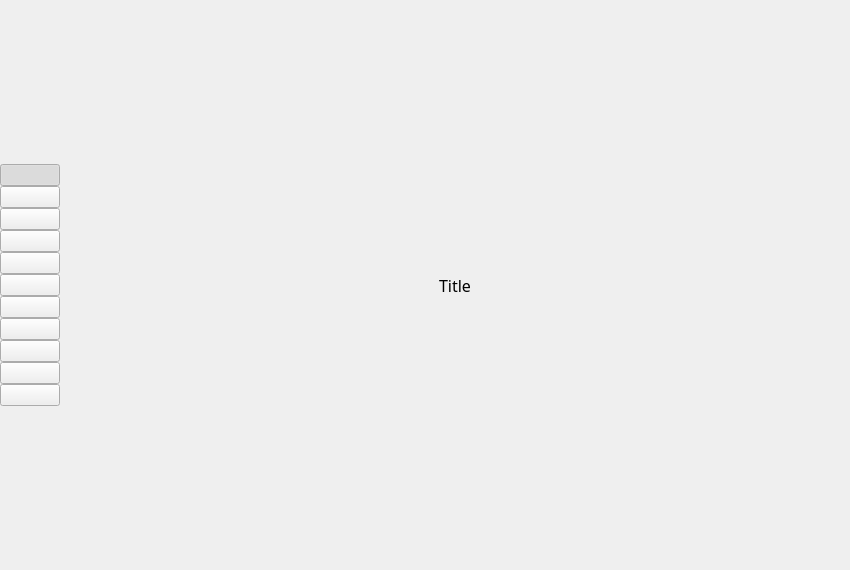
<?xml version="1.0" encoding="UTF-8"?>
<ui version="4.0">
 <class>App</class>
 <widget class="QMainWindow" name="App">
  <property name="windowModality">
   <enum>Qt::NonModal</enum>
  </property>
  <property name="geometry">
   <rect>
    <x>0</x>
    <y>0</y>
    <width>850</width>
    <height>570</height>
   </rect>
  </property>
  <property name="windowTitle">
   <string notr="true">Stacer</string>
  </property>
  <property name="windowIcon">
   <iconset>
    <normaloff>:/static/icons/icon256x256.png</normaloff>:/static/icons/icon256x256.png</iconset>
  </property>
  <widget class="QWidget" name="centralwidget">
   <layout class="QHBoxLayout" name="horizontalLayout">
    <property name="spacing">
     <number>0</number>
    </property>
    <property name="leftMargin">
     <number>0</number>
    </property>
    <property name="topMargin">
     <number>0</number>
    </property>
    <property name="rightMargin">
     <number>0</number>
    </property>
    <property name="bottomMargin">
     <number>0</number>
    </property>
    <item alignment="Qt::AlignHCenter">
     <widget class="QWidget" name="sidebar" native="true">
      <property name="sizePolicy">
       <sizepolicy hsizetype="Fixed" vsizetype="Expanding">
        <horstretch>0</horstretch>
        <verstretch>0</verstretch>
       </sizepolicy>
      </property>
      <property name="minimumSize">
       <size>
        <width>60</width>
        <height>0</height>
       </size>
      </property>
      <property name="maximumSize">
       <size>
        <width>60</width>
        <height>16777215</height>
       </size>
      </property>
      <property name="styleSheet">
       <string notr="true"/>
      </property>
      <layout class="QVBoxLayout" name="sidebarLayout">
       <property name="spacing">
        <number>0</number>
       </property>
       <property name="leftMargin">
        <number>0</number>
       </property>
       <property name="topMargin">
        <number>5</number>
       </property>
       <property name="rightMargin">
        <number>0</number>
       </property>
       <property name="bottomMargin">
        <number>5</number>
       </property>
       <item>
        <spacer name="verticalSpacer_2">
         <property name="orientation">
          <enum>Qt::Vertical</enum>
         </property>
         <property name="sizeHint" stdset="0">
          <size>
           <width>20</width>
           <height>40</height>
          </size>
         </property>
        </spacer>
       </item>
       <item>
        <widget class="QPushButton" name="btnDash">
         <property name="cursor">
          <cursorShape>PointingHandCursor</cursorShape>
         </property>
         <property name="focusPolicy">
          <enum>Qt::NoFocus</enum>
         </property>
         <property name="toolTip">
          <string>Dashboard</string>
         </property>
         <property name="styleSheet">
          <string notr="true"/>
         </property>
         <property name="text">
          <string/>
         </property>
         <property name="iconSize">
          <size>
           <width>28</width>
           <height>28</height>
          </size>
         </property>
         <property name="checkable">
          <bool>true</bool>
         </property>
         <property name="checked">
          <bool>true</bool>
         </property>
         <attribute name="buttonGroup">
          <string notr="true">sidebarBtnGroup</string>
         </attribute>
        </widget>
       </item>
       <item>
        <widget class="QPushButton" name="btnStartupApps">
         <property name="cursor">
          <cursorShape>PointingHandCursor</cursorShape>
         </property>
         <property name="focusPolicy">
          <enum>Qt::NoFocus</enum>
         </property>
         <property name="toolTip">
          <string>Startup Apps</string>
         </property>
         <property name="text">
          <string/>
         </property>
         <property name="iconSize">
          <size>
           <width>28</width>
           <height>28</height>
          </size>
         </property>
         <property name="checkable">
          <bool>true</bool>
         </property>
         <attribute name="buttonGroup">
          <string notr="true">sidebarBtnGroup</string>
         </attribute>
        </widget>
       </item>
       <item>
        <widget class="QPushButton" name="btnSystemCleaner">
         <property name="cursor">
          <cursorShape>PointingHandCursor</cursorShape>
         </property>
         <property name="focusPolicy">
          <enum>Qt::NoFocus</enum>
         </property>
         <property name="toolTip">
          <string>System Cleaner</string>
         </property>
         <property name="styleSheet">
          <string notr="true"/>
         </property>
         <property name="text">
          <string/>
         </property>
         <property name="iconSize">
          <size>
           <width>28</width>
           <height>28</height>
          </size>
         </property>
         <property name="checkable">
          <bool>true</bool>
         </property>
         <attribute name="buttonGroup">
          <string notr="true">sidebarBtnGroup</string>
         </attribute>
        </widget>
       </item>
       <item>
        <widget class="QPushButton" name="btnServices">
         <property name="cursor">
          <cursorShape>PointingHandCursor</cursorShape>
         </property>
         <property name="focusPolicy">
          <enum>Qt::NoFocus</enum>
         </property>
         <property name="toolTip">
          <string>Services</string>
         </property>
         <property name="text">
          <string/>
         </property>
         <property name="iconSize">
          <size>
           <width>28</width>
           <height>28</height>
          </size>
         </property>
         <property name="checkable">
          <bool>true</bool>
         </property>
         <attribute name="buttonGroup">
          <string notr="true">sidebarBtnGroup</string>
         </attribute>
        </widget>
       </item>
       <item>
        <widget class="QPushButton" name="btnProcesses">
         <property name="cursor">
          <cursorShape>PointingHandCursor</cursorShape>
         </property>
         <property name="focusPolicy">
          <enum>Qt::NoFocus</enum>
         </property>
         <property name="toolTip">
          <string>Processes</string>
         </property>
         <property name="text">
          <string/>
         </property>
         <property name="iconSize">
          <size>
           <width>28</width>
           <height>28</height>
          </size>
         </property>
         <property name="checkable">
          <bool>true</bool>
         </property>
         <attribute name="buttonGroup">
          <string notr="true">sidebarBtnGroup</string>
         </attribute>
        </widget>
       </item>
       <item>
        <widget class="QPushButton" name="btnUninstaller">
         <property name="cursor">
          <cursorShape>PointingHandCursor</cursorShape>
         </property>
         <property name="focusPolicy">
          <enum>Qt::NoFocus</enum>
         </property>
         <property name="toolTip">
          <string>Uninstaller</string>
         </property>
         <property name="text">
          <string/>
         </property>
         <property name="iconSize">
          <size>
           <width>28</width>
           <height>28</height>
          </size>
         </property>
         <property name="checkable">
          <bool>true</bool>
         </property>
         <attribute name="buttonGroup">
          <string notr="true">sidebarBtnGroup</string>
         </attribute>
        </widget>
       </item>
       <item>
        <widget class="QPushButton" name="btnResources">
         <property name="cursor">
          <cursorShape>PointingHandCursor</cursorShape>
         </property>
         <property name="focusPolicy">
          <enum>Qt::NoFocus</enum>
         </property>
         <property name="toolTip">
          <string>Resources</string>
         </property>
         <property name="text">
          <string/>
         </property>
         <property name="iconSize">
          <size>
           <width>28</width>
           <height>28</height>
          </size>
         </property>
         <property name="checkable">
          <bool>true</bool>
         </property>
         <attribute name="buttonGroup">
          <string notr="true">sidebarBtnGroup</string>
         </attribute>
        </widget>
       </item>
       <item>
        <widget class="QPushButton" name="btnHelpers">
         <property name="cursor">
          <cursorShape>PointingHandCursor</cursorShape>
         </property>
         <property name="focusPolicy">
          <enum>Qt::NoFocus</enum>
         </property>
         <property name="toolTip">
          <string>Helpers</string>
         </property>
         <property name="text">
          <string/>
         </property>
         <property name="iconSize">
          <size>
           <width>28</width>
           <height>28</height>
          </size>
         </property>
         <property name="checkable">
          <bool>true</bool>
         </property>
         <attribute name="buttonGroup">
          <string notr="true">sidebarBtnGroup</string>
         </attribute>
        </widget>
       </item>
       <item>
        <widget class="QPushButton" name="btnAptSourceManager">
         <property name="cursor">
          <cursorShape>PointingHandCursor</cursorShape>
         </property>
         <property name="focusPolicy">
          <enum>Qt::NoFocus</enum>
         </property>
         <property name="toolTip">
          <string>APT Repository Manager</string>
         </property>
         <property name="text">
          <string/>
         </property>
         <property name="iconSize">
          <size>
           <width>28</width>
           <height>28</height>
          </size>
         </property>
         <property name="checkable">
          <bool>true</bool>
         </property>
         <attribute name="buttonGroup">
          <string notr="true">sidebarBtnGroup</string>
         </attribute>
        </widget>
       </item>
       <item>
        <widget class="QPushButton" name="btnGnomeSettings">
         <property name="cursor">
          <cursorShape>PointingHandCursor</cursorShape>
         </property>
         <property name="focusPolicy">
          <enum>Qt::NoFocus</enum>
         </property>
         <property name="toolTip">
          <string>Gnome Settings</string>
         </property>
         <property name="text">
          <string/>
         </property>
         <property name="iconSize">
          <size>
           <width>28</width>
           <height>28</height>
          </size>
         </property>
         <property name="checkable">
          <bool>true</bool>
         </property>
         <attribute name="buttonGroup">
          <string notr="true">sidebarBtnGroup</string>
         </attribute>
        </widget>
       </item>
       <item>
        <widget class="QPushButton" name="btnSettings">
         <property name="cursor">
          <cursorShape>PointingHandCursor</cursorShape>
         </property>
         <property name="focusPolicy">
          <enum>Qt::NoFocus</enum>
         </property>
         <property name="toolTip">
          <string>Settings</string>
         </property>
         <property name="text">
          <string/>
         </property>
         <property name="iconSize">
          <size>
           <width>28</width>
           <height>28</height>
          </size>
         </property>
         <property name="checkable">
          <bool>true</bool>
         </property>
         <attribute name="buttonGroup">
          <string notr="true">sidebarBtnGroup</string>
         </attribute>
        </widget>
       </item>
       <item>
        <spacer name="verticalSpacer">
         <property name="orientation">
          <enum>Qt::Vertical</enum>
         </property>
         <property name="sizeHint" stdset="0">
          <size>
           <width>20</width>
           <height>40</height>
          </size>
         </property>
        </spacer>
       </item>
      </layout>
      <zorder>btnDash</zorder>
      <zorder>btnServices</zorder>
      <zorder>btnUninstaller</zorder>
      <zorder>btnStartupApps</zorder>
      <zorder>btnResources</zorder>
      <zorder>verticalSpacer_2</zorder>
      <zorder>btnSystemCleaner</zorder>
      <zorder>btnProcesses</zorder>
      <zorder>btnSettings</zorder>
      <zorder>btnGnomeSettings</zorder>
      <zorder>btnAptSourceManager</zorder>
      <zorder>btnHelpers</zorder>
     </widget>
    </item>
    <item>
     <widget class="QWidget" name="pageContent" native="true">
      <property name="sizePolicy">
       <sizepolicy hsizetype="Expanding" vsizetype="Expanding">
        <horstretch>0</horstretch>
        <verstretch>0</verstretch>
       </sizepolicy>
      </property>
      <property name="styleSheet">
       <string notr="true"/>
      </property>
      <layout class="QVBoxLayout" name="pageContentLayout">
       <property name="spacing">
        <number>0</number>
       </property>
       <property name="leftMargin">
        <number>0</number>
       </property>
       <property name="topMargin">
        <number>0</number>
       </property>
       <property name="rightMargin">
        <number>0</number>
       </property>
       <property name="bottomMargin">
        <number>0</number>
       </property>
       <item>
        <widget class="QLabel" name="pageTitle">
         <property name="sizePolicy">
          <sizepolicy hsizetype="Expanding" vsizetype="Preferred">
           <horstretch>0</horstretch>
           <verstretch>0</verstretch>
          </sizepolicy>
         </property>
         <property name="font">
          <font>
           <family>NanumBarunGothic</family>
           <pointsize>12</pointsize>
          </font>
         </property>
         <property name="styleSheet">
          <string notr="true"/>
         </property>
         <property name="text">
          <string notr="true">Title</string>
         </property>
         <property name="alignment">
          <set>Qt::AlignCenter</set>
         </property>
        </widget>
       </item>
      </layout>
     </widget>
    </item>
   </layout>
   <zorder>pageContent</zorder>
   <zorder>sidebar</zorder>
  </widget>
 </widget>
 <resources/>
 <connections/>
 <buttongroups>
  <buttongroup name="sidebarBtnGroup"/>
 </buttongroups>
</ui>
